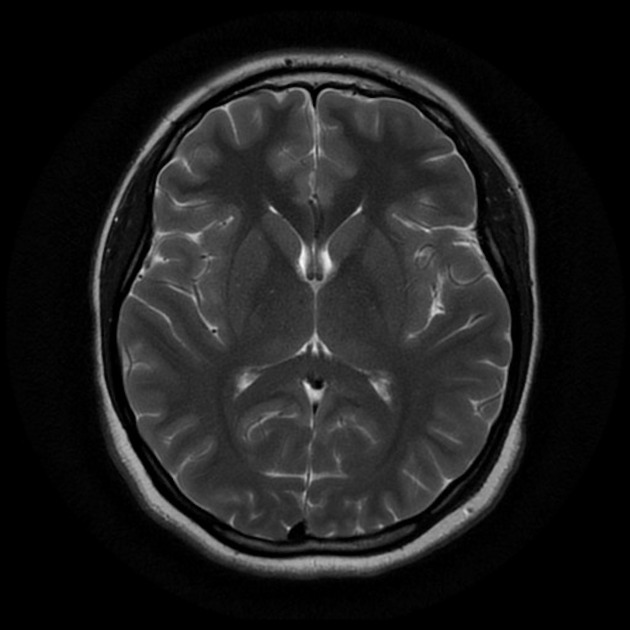
%> input picture mri images/1 no.jpeg, 630 x 630 px
$ octave brain-tumor-detection.m   (GNU Octave 9; MATLAB toolbox functions it lacks are replaced by stand-ins)
%> lines starting %> are read from the running program, lines starting %| are printed output that depends on the picture; in (x1, y1, x2, y2) boxes, pixels count from 0 and x2, y2 are one past the last pixel; in counts of white or black regions, pixels touching at a corner belong together; the program's own positions count from 1
%% ==========================================================
%  Brain Tumour Detection – FINAL OPTIMIZED VERSION
%  - Smart adaptive thresholding that handles bright images
%  - Better tumor/normal tissue differentiation
%  - Prevents both false positives AND false negatives
%% ==========================================================

clc; clear; close all;

%% 1) Load Image
[file, path] = uigetfile({'*.jpg;*.jpeg;*.png;*.bmp;*.tif', 'Image Files'});
%> the answer given: mri images/1 no.jpeg
if isequal(file,0)
    disp("No file selected.");
    return;
end

img = imread(fullfile(path,file));
%> img is the input picture: size 630x630 uint8; min 0, max 248, mean 29.7
if size(img,3)==3
    gray = rgb2gray(img);
else
    gray = img;
end

gray = im2double(gray);
[rows, cols] = size(gray);

%% 2) Preprocessing
% Gentle denoising
den = imgaussfilt(gray, 1.2);

% Mild CLAHE
enh = adapthisteq(den, 'ClipLimit', 0.005, 'NumTiles', [8 8]);

%% 3) Robust Brain Mask (Skull Stripping)
T = graythresh(enh);
%> T = 0.18
bm = imbinarize(enh, T * 0.85);
%> bm: size 630x630 logical; 42.9% white; 19 white regions (10 under 20 px), largest, box (x1, y1, x2, y2) and area: (116, 86, 513, 541) 141524, (90, 49, 541, 579) 24989, (233, 72, 393, 95) 1526

bm = imfill(bm,'holes');
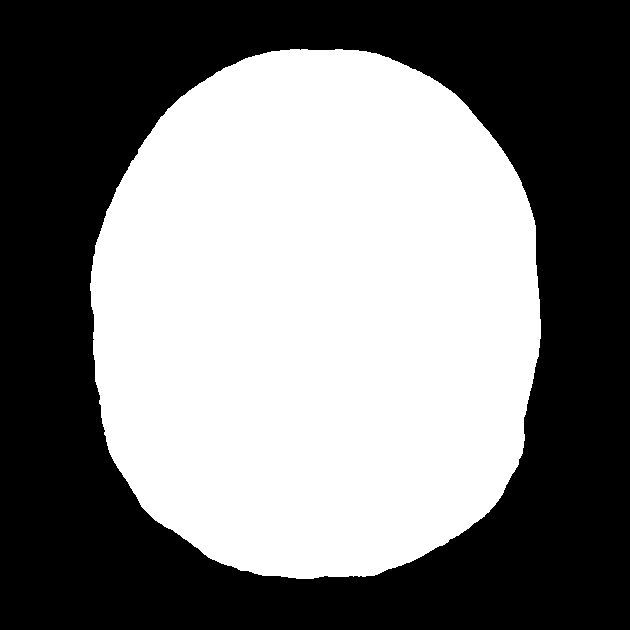
%> bm: size 630x630 logical; 49.2% white; 1 white region, box (x1, y1, x2, y2) and area: (90, 49, 541, 579) 195089
bm = bwareaopen(bm, 2500);

% Keep largest component
cc = bwconncomp(bm);
%> cc = 1 connected component
if cc.NumObjects == 0
    disp("Error: No brain region detected");
    return;
end

np = cellfun(@numel, cc.PixelIdxList);
%> np = 195089
[~, idx] = max(np);
%> idx = 1

bm = false(rows,cols);
bm(cc.PixelIdxList{idx}) = true;

% Morphological operations
bm = imclose(bm, strel('disk', 15));
%> bm: size 630x630 logical; 49.2% white; 1 white region, box (x1, y1, x2, y2) and area: (90, 49, 541, 579) 195152
bm = imfill(bm,'holes');
bm = imerode(bm, strel('disk', 7));
%> bm: size 630x630 logical; 46.7% white; 1 white region, box (x1, y1, x2, y2) and area: (96, 55, 535, 573) 185344
bm = imfill(bm,'holes');
bm = imopen(bm, strel('disk', 3));
%> bm: size 630x630 logical; 46.7% white; 1 white region, box (x1, y1, x2, y2) and area: (96, 55, 535, 573) 185343
bm = imfill(bm,'holes');

brainOnly = enh .* bm;
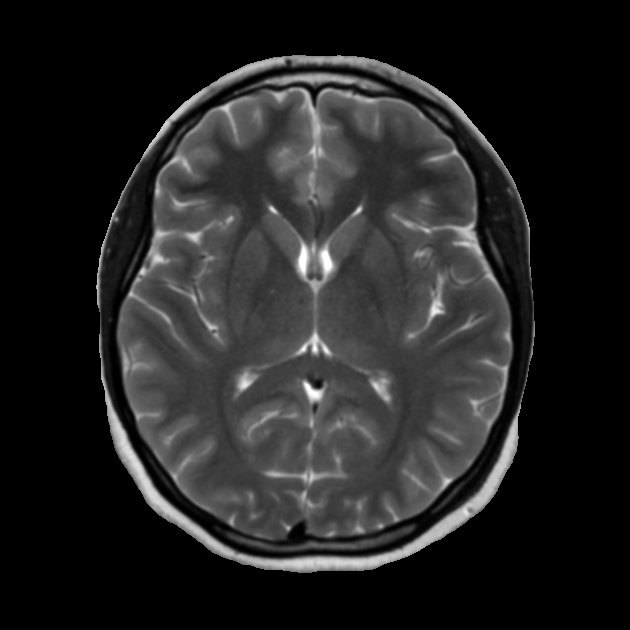
%> brainOnly: size 630x630 double; min 0, max 1, mean 0.14
brainArea = sum(bm(:));
%> brainArea = 185343

%% 4) IMPROVED Adaptive Thresholding
brainPix = brainOnly(bm);
meanBrain = mean(brainPix);
%> meanBrain = 0.3
stdBrain = std(brainPix);
%> stdBrain = 0.159
medianBrain = median(brainPix);
%> medianBrain = 0.279

% Calculate multiple threshold candidates
threshold1 = medianBrain + 1.8 * stdBrain;  % Statistical approach
%> threshold1 = 0.565
threshold2 = prctile(brainPix, 93);          % Percentile approach
%> threshold2 = 0.574
threshold3 = meanBrain + 2.0 * stdBrain;     % Alternative statistical
%> threshold3 = 0.617

% For bright images, use percentile OR statistical (whichever is LOWER)
% This prevents threshold from being too high
if meanBrain > 0.6  % Bright image
    threshold_intensity = min(threshold2, threshold1);
else  % Normal brightness image
    threshold_intensity = max(threshold2, threshold1);
%> threshold_intensity = 0.574
end

% Safety bounds: never exceed certain absolute values
threshold_intensity = min(threshold_intensity, 0.85);  % Cap at 85%
threshold_intensity = max(threshold_intensity, medianBrain + 1.5 * stdBrain);  % Floor

% Also try RELATIVE brightest regions approach
% Find regions significantly brighter than their neighborhood
% Create local contrast mask
h = fspecial('average', 15);
localMean = imfilter(brainOnly, h);
localContrast = brainOnly - localMean;
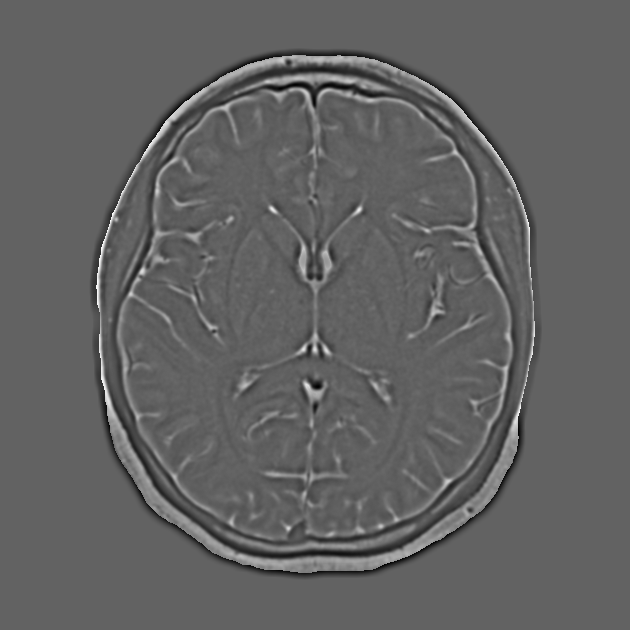
%> localContrast: size 630x630 double; min -0.358, max 0.574, mean 2.51e-19; drawn with min black and max white
localContrastMask = localContrast > 0.08;  % Regions brighter than neighborhood
%> localContrastMask: size 630x630 logical; 6.1% white; 137 white regions (49 under 20 px), largest, box (x1, y1, x2, y2) and area: (96, 55, 535, 573) 11005, (318, 88, 512, 523) 2810, (117, 265, 220, 517) 1178

%% 5) Multi-Strategy Detection
% Strategy 1: Absolute intensity
candInt = (brainOnly > threshold_intensity) & bm;
%> candInt: size 630x630 logical; 3.3% white; 110 white regions (55 under 20 px), largest, box (x1, y1, x2, y2) and area: (101, 360, 521, 570) 5751, (211, 57, 285, 86) 478, (141, 88, 208, 159) 456

% Strategy 2: Local contrast (for bright images where absolute fails)
candContrast = localContrastMask & bm & (brainOnly > medianBrain);
%> candContrast: size 630x630 logical; 5.9% white; 133 white regions (47 under 20 px), largest, box (x1, y1, x2, y2) and area: (99, 301, 535, 573) 7136, (96, 55, 532, 312) 3652, (318, 88, 512, 523) 2809

% Combine both strategies
candCombined = candInt | candContrast;
%> candCombined: size 630x630 logical; 6.1% white; 127 white regions (47 under 20 px), largest, box (x1, y1, x2, y2) and area: (99, 301, 535, 573) 7327, (96, 55, 532, 312) 3652, (318, 88, 512, 523) 2888

% Morphological cleanup
candCombined = imopen(candCombined, strel('disk', 2));
%> candCombined: size 630x630 logical; 4.5% white; 109 white regions (18 under 20 px), largest, box (x1, y1, x2, y2) and area: (105, 393, 519, 573) 6864, (290, 55, 516, 187) 1673, (142, 56, 288, 159) 1180
candCombined = imclose(candCombined, strel('disk', 7));
%> candCombined: size 630x630 logical; 5.4% white; 68 white regions (9 under 20 px), largest, box (x1, y1, x2, y2) and area: (105, 393, 519, 573) 8005, (142, 55, 516, 187) 6430, (297, 243, 334, 293) 833
candCombined = imfill(candCombined,'holes');
%> candCombined: size 630x630 logical; 5.5% white; 68 white regions (9 under 20 px), largest, box (x1, y1, x2, y2) and area: (105, 393, 519, 573) 8005, (142, 55, 516, 187) 6974, (297, 243, 334, 293) 1068
candCombined = bwareaopen(candCombined, round(0.003 * brainArea));
%> candCombined: size 630x630 logical; 4.2% white; 4 white regions, box (x1, y1, x2, y2) and area: (105, 393, 519, 573) 8005, (142, 55, 516, 187) 6974, (297, 243, 334, 293) 1068, (454, 219, 504, 296) 662

%% 6) Spatial Filtering
mid = round(cols/2);
bandWidth = round(cols*0.10);
midMask = false(rows, cols);
midMask(:, max(1,mid-bandWidth):min(cols,mid+bandWidth)) = true;
%> midMask: size 630x630 logical; 20.2% white; 1 white region, box (x1, y1, x2, y2) and area: (251, 0, 378, 630) 80010

centerBandWidth = round(cols*0.12);
centerMask = false(rows, cols);
centerMask(:, max(1,mid-centerBandWidth):min(cols,mid+centerBandWidth)) = true;
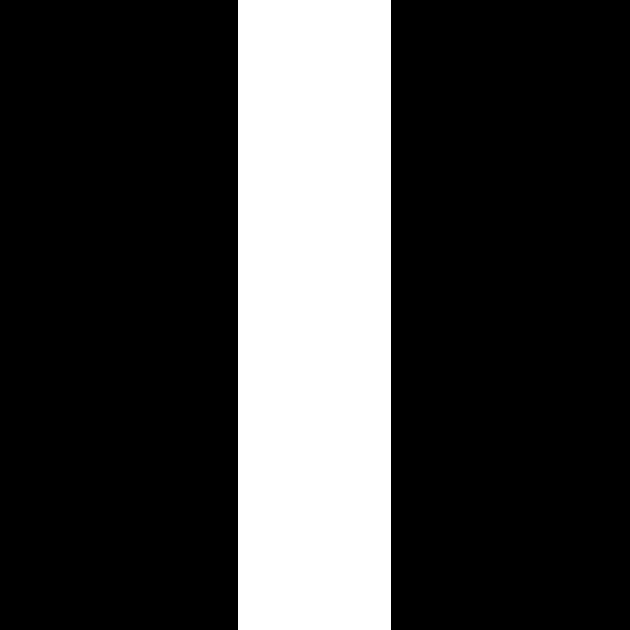
%> centerMask: size 630x630 logical; 24.3% white; 1 white region

%% 7) Filter Candidates
cc = bwconncomp(candCombined);
%> cc = 4 connected components
stats = regionprops(cc, brainOnly, 'Area','PixelIdxList','Eccentricity',...
    'Solidity','BoundingBox','Centroid','MajorAxisLength','MinorAxisLength','MeanIntensity');
%> stats = 4 regions; box (x1, y1, x2, y2), Area, Centroid, MajorAxisLength, MinorAxisLength and Eccentricity: (105, 393, 519, 573) 8005 [315.5 518.2] 517.7 177 0.94, (142, 55, 516, 187) 6974 [331.2 92.2] 321.7 109 0.941, (297, 243, 334, 293) 1068 [315.3 266.2] 41.14 36.54 0.459, (454, 219, 504, 296) 662 [477.5 251] 90.45 16.25 0.984

cand = false(rows,cols);

for i = 1:length(stats)
    regionMask = false(rows,cols);
    regionMask(stats(i).PixelIdxList) = true;

    overlapMid = sum(regionMask(:) & midMask(:)) / (stats(i).Area + eps);
    overlapCenter = sum(regionMask(:) & centerMask(:)) / (stats(i).Area + eps);

    % Reject very central elongated structures (ventricles)
    if overlapCenter > 0.7 && stats(i).Eccentricity > 0.88
        continue;
    end

    % Reject very irregular
    if stats(i).Solidity < 0.30
        continue;
    end

    % Reject very small
    if stats(i).Area < 0.003 * brainArea
        continue;
    end

    % Reject very elongated midline structures
    if overlapMid > 0.5 && stats(i).Eccentricity > 0.90
        continue;
    end

    % Aspect ratio
    aspectRatio = stats(i).MajorAxisLength / (stats(i).MinorAxisLength + eps);
    if aspectRatio > 6
        continue;
    end

    % Must be reasonably bright
    if stats(i).MeanIntensity < meanBrain + 0.5 * stdBrain
        continue;
    end

    cand(stats(i).PixelIdxList) = true;
end
%> this loop made 4 passes
%> (overlapMid, overlapCenter) on passes 1 to 2: (0.329, 0.362), (0.668, 0.7)
%> cand: size 630x630 logical; 0.44% white; 2 white regions, box (x1, y1, x2, y2) and area: (297, 243, 334, 293) 1068, (454, 219, 504, 296) 662
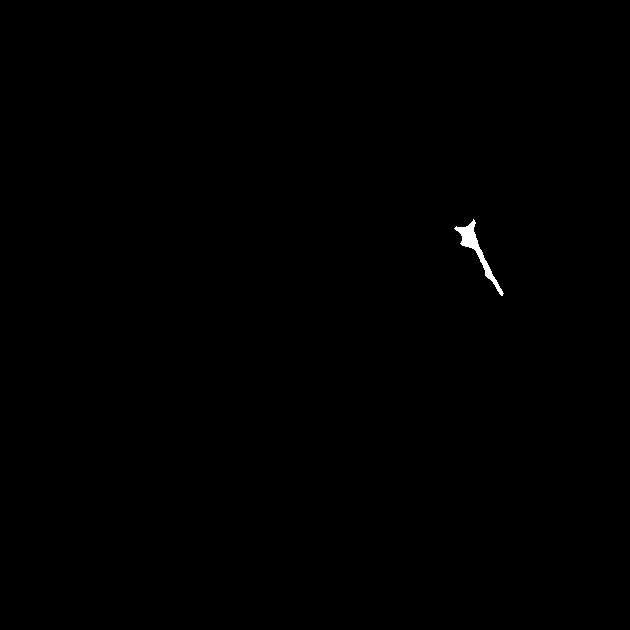
%> regionMask: size 630x630 logical; 0.17% white; 1 white region, box (x1, y1, x2, y2) and area: (454, 219, 504, 296) 662

%% 8) Gradient Enhancement (for ring-enhancing)
candAreaRatio = sum(cand(:)) / brainArea;
%> candAreaRatio = 0.00933

if candAreaRatio < 0.01
    G = imgradient(enh);
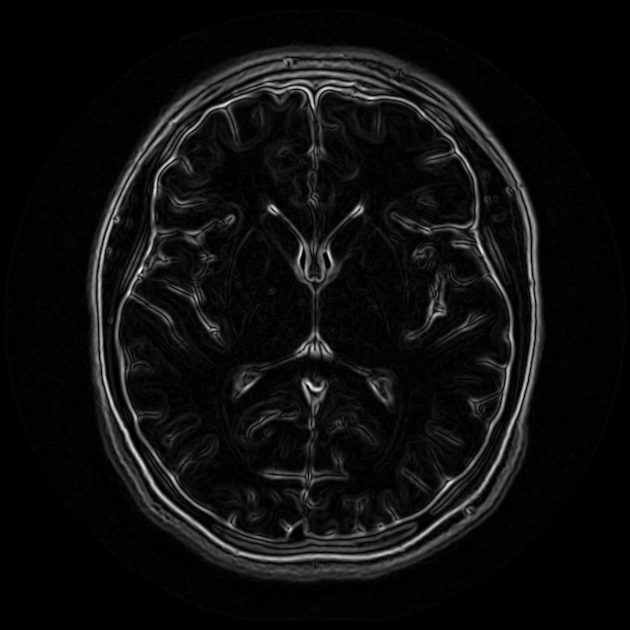
%> G: size 630x630 double; min 0, max 1.97, mean 0.114; drawn with min black and max white
    gPix = G(bm);
    pGrad = prctile(gPix, 94);
%> pGrad = 0.693

    candGrad = (G > pGrad * 1.05) & bm;
%> candGrad: size 630x630 logical; 2.5% white; 170 white regions (120 under 20 px), largest, box (x1, y1, x2, y2) and area: (98, 94, 535, 561) 3539, (471, 197, 514, 446) 700, (315, 86, 477, 196) 581

    candGrad = imopen(candGrad, strel('disk',2));
%> candGrad: size 630x630 logical; 0.52% white; 43 white regions (23 under 20 px), largest, box (x1, y1, x2, y2) and area: (114, 412, 226, 547) 728, (399, 519, 442, 551) 187, (302, 379, 322, 392) 97
    candGrad = imclose(candGrad, strel('disk',6));
%> candGrad: size 630x630 logical; 0.58% white; 27 white regions (14 under 20 px), largest, box (x1, y1, x2, y2) and area: (114, 412, 238, 554) 777, (390, 513, 450, 554) 260, (459, 447, 505, 509) 235
    candGrad = imfill(candGrad,'holes');
    candGrad = bwareaopen(candGrad, round(0.004 * brainArea));
%> candGrad: size 630x630 logical; 0.2% white; 1 white region, box (x1, y1, x2, y2) and area: (114, 412, 238, 554) 777

    % Filter
    ccG = bwconncomp(candGrad);
%> ccG = 1 connected component
    statsG = regionprops(ccG, brainOnly, 'Area','PixelIdxList','Eccentricity','Solidity','MeanIntensity');
%> statsG = 1 region; Area, Eccentricity, MeanIntensity and Solidity: 777 0.993 0.406 0.269

    candGradFiltered = false(rows,cols);
    for i = 1:length(statsG)
        regionMask = false(rows,cols);
        regionMask(statsG(i).PixelIdxList) = true;

        overlapCenter = sum(regionMask(:) & centerMask(:)) / (statsG(i).Area + eps);

        if overlapCenter < 0.6 && statsG(i).Solidity > 0.35 && ...
           statsG(i).Eccentricity < 0.90 && statsG(i).MeanIntensity > meanBrain
            candGradFiltered(statsG(i).PixelIdxList) = true;
        end
    end
%> this loop made 1 pass
%> overlapCenter on pass 1: 0
%> candGradFiltered: size 630x630 logical; every value is 0

    cand = cand | candGradFiltered;
end

%% 9) Final Cleanup
finalMask = cand;

finalMask = imclose(finalMask, strel('disk', 9));
%> finalMask: size 630x630 logical; 0.45% white; 2 white regions, box (x1, y1, x2, y2) and area: (297, 243, 334, 293) 1095, (454, 219, 504, 296) 682
finalMask = imfill(finalMask,'holes');
finalMask = bwareaopen(finalMask, round(0.005 * brainArea));
%> finalMask: size 630x630 logical; 0.28% white; 1 white region, box (x1, y1, x2, y2) and area: (297, 243, 334, 293) 1095

%% 10) Rejection Gate
ccT = bwconncomp(finalMask);
%> ccT = 1 connected component
numRegions = ccT.NumObjects;
%> numRegions = 1

tumorAreaAll = sum(finalMask(:));
%> tumorAreaAll = 1095
tumorRatioAll = tumorAreaAll / brainArea;
%> tumorRatioAll = 0.00591

shouldReject = false;

% Reject if very small
if tumorRatioAll < 0.01
    shouldReject = true;
end

% Reject if massive (whole brain)
if tumorRatioAll > 0.55
    shouldReject = true;
end

% Reject if too fragmented
if numRegions >= 6
    shouldReject = true;
end

% Intensity check - relaxed
if numRegions > 0
    statsF = regionprops(ccT, brainOnly, 'MeanIntensity','Area');
%> statsF = 1 region; Area and MeanIntensity: 1095 0.674
    [~, maxIdx] = max([statsF.Area]);
%> maxIdx = 1

    % Very relaxed - just needs to be above mean
    if statsF(maxIdx).MeanIntensity < meanBrain + 0.8 * stdBrain
        shouldReject = true;
    end
end

if shouldReject
    finalMask(:) = 0;
end

tumorAreaAll = sum(finalMask(:));
%> tumorAreaAll = 0
tumorRatioAll = tumorAreaAll / brainArea;
%> tumorRatioAll = 0

%% 11) NO TUMOUR Display
if tumorAreaAll == 0
    classification = "NO TUMOUR";
    confidence = 85;

    figure('Name','Brain Tumour Detection','Position',[50 50 1400 700]);

    subplot(2,3,1); imshow(gray); title("Original MRI");
    subplot(2,3,2); imshow(enh); title("Enhanced (Mild CLAHE)");
    subplot(2,3,3); imshow(finalMask); title("Tumour Mask (Empty)");

    subplot(2,3,4); imshow(bm); title("Brain Mask");
    subplot(2,3,5);
    % Show local contrast for debugging
    imshow(localContrast, []); title("Local Contrast Map");

    subplot(2,3,6); axis off;
    txt = {
        sprintf("Classification: %s", classification)
        sprintf("Confidence: %d%%", confidence)
        ""
        "Tumour detected: NO"
        ""
        sprintf("Brain Mean: %.3f", meanBrain)
        sprintf("Brain Std: %.3f", stdBrain)
        sprintf("Threshold: %.3f", threshold_intensity)
        sprintf("(Image brightness: %.1f%%)", meanBrain*100)
    };
%> txt = {'Classification: NO TUMOUR', 'Confidence: 85%', '', 'Tumour detected: NO', '', 'Brain Mean: 0.300', 'Brain Std: 0.159', 'Threshold: 0.574', '(Image brightness: 30.0%)'}
    text(0.05,0.9, txt, 'FontName','FixedWidth', 'FontSize',10, 'VerticalAlignment','top');

    sgtitle("Brain Tumour Detection – NO TUMOUR", 'FontSize', 16, 'FontWeight','bold');
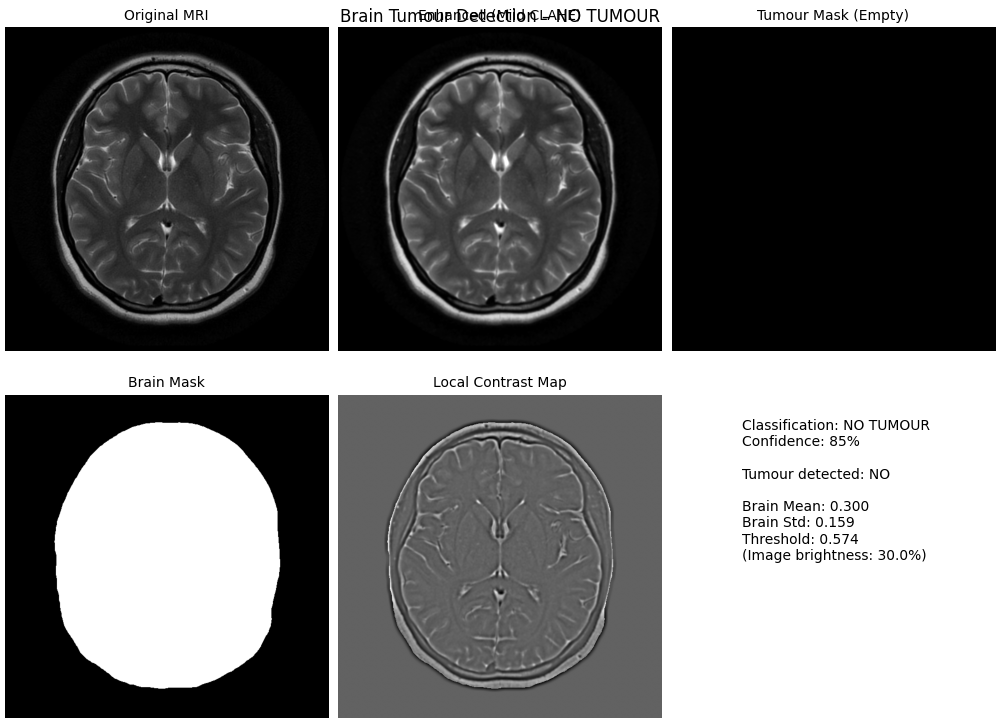
%> figure redrawn from the program's plot data, 6 panels

    fprintf("\n=== NO Tumour Detected ===\n");
    fprintf("Classification: %s\n", classification);

    return;
end

%% 12) Validate Detected Tumours
ccT = bwconncomp(finalMask);
statsT = regionprops(ccT, brainOnly, ...
    'Area','Perimeter','Eccentricity','Solidity','BoundingBox',...
    'MeanIntensity','PixelIdxList','Centroid');

[~, order] = sort([statsT.Area], 'descend');
statsT = statsT(order);

multiMask = false(rows, cols);
validTumors = [];

for i=1:length(statsT)
    tumorRatio = statsT(i).Area / brainArea;

    % Size range: 0.7% to 45%
    if tumorRatio < 0.007 || tumorRatio > 0.45
        continue;
    end

    % Must be brighter than mean - very relaxed
    if statsT(i).MeanIntensity < meanBrain + 0.5 * stdBrain
        continue;
    end

    % Solidity
    if statsT(i).Solidity < 0.25
        continue;
    end

    validTumors = [validTumors; i];
    multiMask(statsT(i).PixelIdxList) = true;

    if length(validTumors) >= 3
        break;
    end
end

if isempty(validTumors)
    finalMask(:) = 0;
    classification = "NO TUMOUR";
    confidence = 82;

    figure('Name','Brain Tumour Detection','Position',[50 50 1400 700]);
    subplot(2,3,1); imshow(gray); title("Original MRI");
    subplot(2,3,2); imshow(enh); title("Enhanced");
    subplot(2,3,3); imshow(finalMask); title("Tumour Mask (Empty)");
    subplot(2,3,4); imshow(bm); title("Brain Mask");
    subplot(2,3,5); imshow(localContrast,[]); title("Local Contrast");
    subplot(2,3,6); axis off;
    text(0.05,0.9, "Candidates failed validation", 'FontSize',11);
    sgtitle("Brain Tumour Detection – NO TUMOUR", 'FontSize', 16, 'FontWeight','bold');

    fprintf("\n=== NO Tumour (Post-Validation) ===\n");
    return;
end

finalMask = multiMask;
statsT = statsT(validTumors);
K = length(validTumors);

%% 13) Features
mainTum = statsT(1);

tumorArea = mainTum.Area;
tumPerim = mainTum.Perimeter;
tumorRatio = tumorArea / brainArea;

compactness = 4*pi*tumorArea/(tumPerim^2 + eps);
irregularity = tumPerim/(2*sqrt(pi*tumorArea) + eps);
intensityContrast = (mainTum.MeanIntensity - meanBrain) / (stdBrain + eps);

%% 14) Classification
if mainTum.Solidity > 0.75 && compactness > 0.45 && irregularity < 1.5 && mainTum.Eccentricity < 0.85
    classification = "BENIGN (Meningioma-like)";
    confidence = 76;

elseif mainTum.Solidity < 0.50 || irregularity > 2.3 || compactness < 0.20
    classification = "MALIGNANT (Glioma-like)";
    confidence = 78;

elseif tumorRatio > 0.20
    classification = "MALIGNANT (Large mass)";
    confidence = 74;

else
    classification = "GLIOMA-LIKE (Possibly Malignant)";
    confidence = 65;
end

%% 15) Visualization
figure('Name','Brain Tumour Detection','Position',[50 50 1400 800]);

subplot(2,3,1);
imshow(gray); title("Original MRI");

subplot(2,3,2);
imshow(enh); title("Enhanced");

subplot(2,3,3);
imshow(finalMask); title("Tumour Mask");

subplot(2,3,4);
imshow(gray); hold on;

B = bwboundaries(finalMask);
for k=1:length(B)
    plot(B{k}(:,2), B{k}(:,1), 'r', 'LineWidth', 2);
end

for i=1:K
    rectangle('Position', statsT(i).BoundingBox, 'EdgeColor','g', 'LineWidth',2);
end

title("Outline + Bounding Boxes");
hold off;

subplot(2,3,5);
overlay = repmat(gray,[1 1 3]);
overlay(:,:,1) = min(overlay(:,:,1) + 0.6*double(finalMask), 1);
imshow(overlay);
title("Tumour Highlighted");

subplot(2,3,6);
axis off;
txt = {
    sprintf("Classification: %s", classification)
    sprintf("Confidence: %d%%", confidence)
    ""
    sprintf("Tumours detected: %d", K)
    sprintf("Main Tumour/Brain: %.2f%%", tumorRatio*100)
    sprintf("Area: %d px", tumorArea)
    sprintf("Solidity: %.3f", mainTum.Solidity)
    sprintf("Compactness: %.3f", compactness)
    sprintf("Irregularity: %.3f", irregularity)
    sprintf("Eccentricity: %.3f", mainTum.Eccentricity)
    sprintf("Mean Intensity: %.3f", mainTum.MeanIntensity)
    sprintf("Contrast: %.2f σ", intensityContrast)
    ""
    sprintf("Image Brightness: %.1f%%", meanBrain*100)
    sprintf("Threshold Used: %.3f", threshold_intensity)
};
text(0.05,0.9, txt, 'FontName','FixedWidth', 'FontSize',9, 'VerticalAlignment','top');

sgtitle(sprintf("Brain Tumour Detection – %s", classification), ...
    'FontSize', 16, 'FontWeight','bold');

fprintf("\n=== Tumour Detected ===\n");
fprintf("Classification: %s\n", classification);
fprintf("Confidence: %d%%\n", confidence);
fprintf("Tumours: %d | Ratio: %.2f%%\n", K, tumorRatio*100);
fprintf("Contrast: %.2f σ | Brightness: %.1f%%\n", intensityContrast, meanBrain*100);
